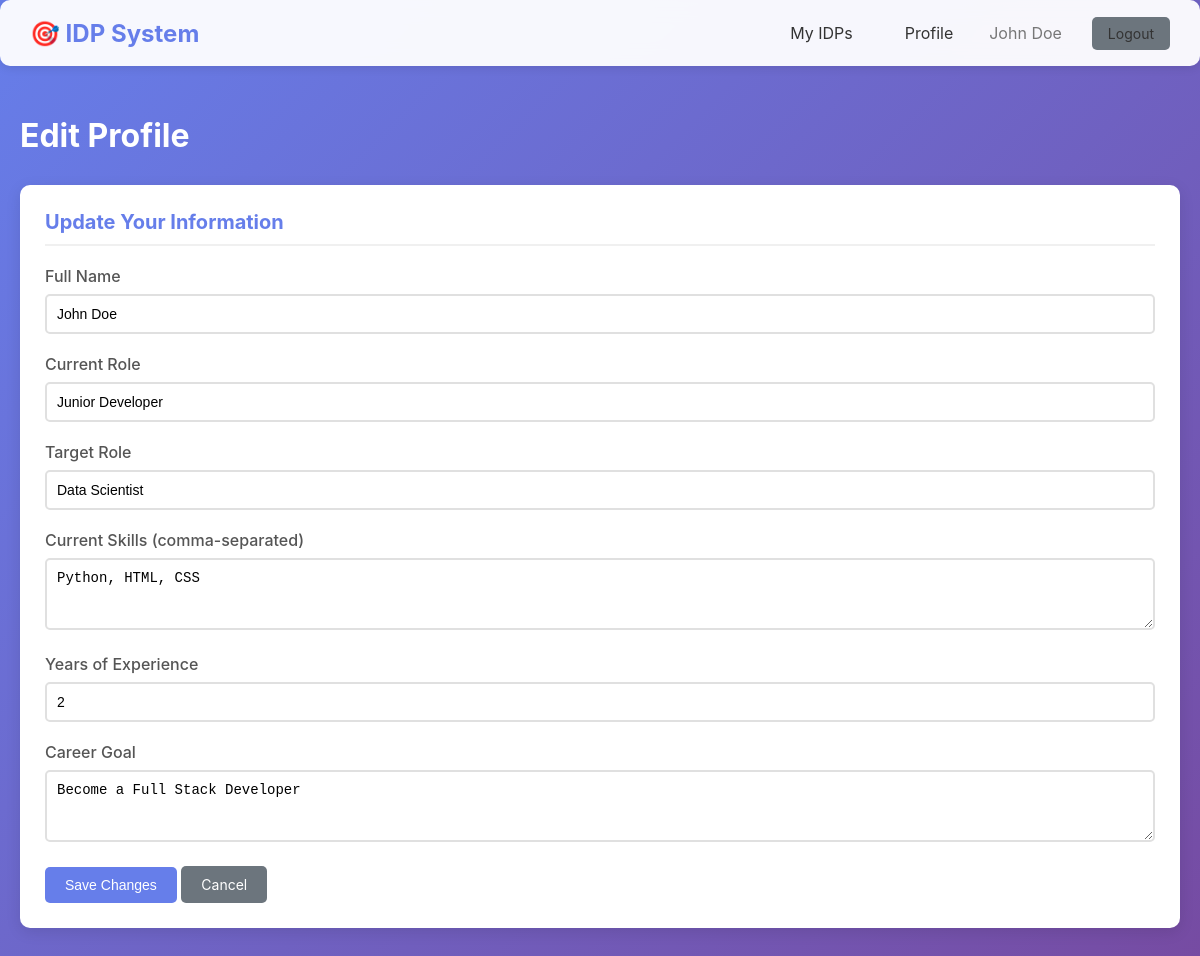
Screenshot of /employee/profile/edit (signed in) with the database file from the repository.
### models/models.py (models this page shows, shortened)
class User(UserMixin, db.Model):
    __tablename__ = 'users'
    id = db.Column(db.Integer, primary_key=True)
    name = db.Column(db.String(100), nullable=False)
    email = db.Column(db.String(120), unique=True, nullable=False)
    password_hash = db.Column(db.String(255), nullable=False)
    role = db.Column(db.String(20), nullable=False, default='employee')  # 'hr' or 'employee'
    skills = db.Column(db.Text)  # Comma-separated skills
    experience = db.Column(db.Integer, default=0)  # Years of experience
    goal = db.Column(db.Text)  # Career goal
    current_role = db.Column(db.String(100))
    target_role = db.Column(db.String(100))
    created_at = db.Column(db.DateTime, default=datetime.utcnow)
    idps = db.relationship('IDP', backref='user', lazy=True, cascade='all, delete-orphan')

### routes/employee.py (the view, shortened to what this page needs)
@employee_bp.route('/profile/edit', methods=['GET', 'POST'])
@login_required
@employee_required
def edit_profile():
    return render_template('employee_edit_profile.html', user=current_user)

### routes/employee.py (called while the page is built)
def employee_required(f):
    @wraps(f)
    def decorated_function(*args, **kwargs):
        if not current_user.is_authenticated:
            flash('Please login to continue', 'error')
            return redirect(url_for('auth.login'))
        return f(*args, **kwargs)
    return decorated_function

### templates/employee_edit_profile.html (shortened to what this page needs)
{% extends "base.html" %}
{% block content %}
<h1 style="color: white; margin-bottom: 30px;">Edit Profile</h1>
<div class="card">
    <div class="card-header">Update Your Information</div>
    <form method="POST">
        <div class="form-group">
            <label for="name">Full Name</label>
            <input type="text" id="name" name="name" value="{{ user.name }}" required>
        </div>
        <div class="form-group">
            <label for="current_role">Current Role</label>
            <input type="text" id="current_role" name="current_role" value="{{ user.current_role or '' }}" placeholder="e.g., Junior Developer">
        </div>
        <div class="form-group">
            <label for="target_role">Target Role</label>
            <input type="text" id="target_role" name="target_role" value="{{ user.target_role or '' }}" placeholder="e.g., Full Stack Developer">
        </div>
        <div class="form-group">
            <label for="skills">Current Skills (comma-separated)</label>
            <textarea id="skills" name="skills" rows="3" placeholder="e.g., Python, JavaScript, React">{{ user.skills or '' }}</textarea>
        </div>
        <div class="form-group">
            <label for="experience">Years of Experience</label>
            <input type="number" id="experience" name="experience" min="0" value="{{ user.experience }}">
        </div>
        <div class="form-group">
            <label for="goal">Career Goal</label>
            <textarea id="goal" name="goal" rows="3" placeholder="Describe your career aspirations">{{ user.goal or '' }}</textarea>
        </div>
        <button type="submit" class="btn btn-primary">Save Changes</button>
        <a href="{{ url_for('employee.profile') }}" class="btn btn-secondary">Cancel</a>
    </form>
</div>
{% endblock %}

### templates/base.html (shortened to what this page needs)
<!DOCTYPE html>
<html lang="en">
<head>
</head>
<body>
    {% if current_user.is_authenticated %}
    <div class="navbar">
        <div class="navbar-content">
            <div class="navbar-brand">🎯 IDP System</div>
            <div class="navbar-menu">
                {% if current_user.role == 'hr' %}
                    <a href="{{ url_for('hr.dashboard') }}">Dashboard</a>
                    <a href="{{ url_for('hr.employees') }}">Employees</a>
                    <a href="{{ url_for('hr.roles') }}">Roles</a>
                    <a href="{{ url_for('hr.reports') }}">Reports</a>
                {% else %}
                    <a href="{{ url_for('employee.dashboard') }}">My IDPs</a>
                    <a href="{{ url_for('employee.profile') }}">Profile</a>
                {% endif %}
                <span style="color: #777;">{{ current_user.name }}</span>
                <a href="{{ url_for('auth.logout') }}" class="btn btn-secondary" style="margin-left: 10px;">Logout</a>
            </div>
        </div>
    </div>
    {% endif %}
    <div class="container">
        {% block content %}{% endblock %}
    </div>
</body>
</html>

### templates/base.html (style rules this page uses)
* { margin: 0; padding: 0; box-sizing: border-box; }
body { font-family: -apple-system, BlinkMacSystemFont, 'Segoe UI', Roboto, Oxygen, Ubuntu, sans-serif; background: linear-gradient(135deg, #667eea 0%, #764ba2 100%); min-height: 100vh; color: #333; }
.container { max-width: 1200px; margin: 0 auto; padding: 20px; }
.navbar { background: rgba(255, 255, 255, 0.95); backdrop-filter: blur(10px); padding: 15px 30px; box-shadow: 0 2px 10px rgba(0,0,0,0.1); margin-bottom: 30px; border-radius: 10px; }
.navbar-content { display: flex; justify-content: space-between; align-items: center; max-width: 1200px; margin: 0 auto; }
.navbar-brand { font-size: 24px; font-weight: bold; color: #667eea; }
.navbar-menu { display: flex; gap: 20px; align-items: center; }
.navbar-menu a { text-decoration: none; color: #333; padding: 8px 16px; border-radius: 5px; transition: all 0.3s; }
.btn { padding: 10px 20px; border: none; border-radius: 5px; cursor: pointer; font-size: 14px; transition: all 0.3s; text-decoration: none; display: inline-block; }
.btn-primary { background: #667eea; color: white; }
.btn-secondary { background: #6c757d; color: white; }
.card { background: white; border-radius: 10px; padding: 25px; box-shadow: 0 4px 15px rgba(0,0,0,0.1); margin-bottom: 20px; }
.card-header { font-size: 20px; font-weight: bold; margin-bottom: 20px; color: #667eea; border-bottom: 2px solid #f0f0f0; padding-bottom: 10px; }
.form-group { margin-bottom: 20px; }
.form-group label { display: block; margin-bottom: 8px; font-weight: 500; color: #555; }
.form-group input, .form-group select, .form-group textarea { width: 100%; padding: 10px; border: 2px solid #e0e0e0; border-radius: 5px; font-size: 14px; transition: border-color 0.3s; }

### rows the page displays
User: name "John Doe", current_role "Junior Developer", target_role "Data Scientist", skills "Python, HTML, CSS", experience "2", goal "Become a Full Stack Developer"
